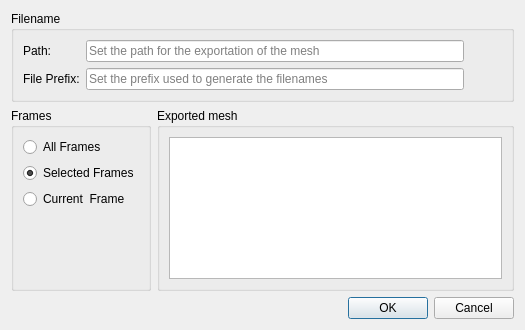
<?xml version="1.0" encoding="UTF-8"?>
<ui version="4.0">
 <class>ExportSTLDialog</class>
 <widget class="QDialog" name="ExportSTLDialog">
  <property name="geometry">
   <rect>
    <x>0</x>
    <y>0</y>
    <width>525</width>
    <height>330</height>
   </rect>
  </property>
  <property name="windowTitle">
   <string>STL Export</string>
  </property>
  <layout class="QGridLayout" name="gridLayout_3">
   <item row="0" column="0" colspan="2">
    <widget class="QGroupBox" name="groupBox">
     <property name="title">
      <string>Filename</string>
     </property>
     <layout class="QGridLayout" name="gridLayout_2">
      <item row="0" column="0">
       <widget class="QLabel" name="label_3">
        <property name="text">
         <string>Path:</string>
        </property>
       </widget>
      </item>
      <item row="0" column="1">
       <widget class="QLineEdit" name="pathLineEdit">
        <property name="placeholderText">
         <string>Set the path for the exportation of the mesh</string>
        </property>
       </widget>
      </item>
      <item row="0" column="2">
       <widget class="QPushButton" name="pathButton">
        <property name="sizePolicy">
         <sizepolicy hsizetype="Minimum" vsizetype="Preferred">
          <horstretch>0</horstretch>
          <verstretch>0</verstretch>
         </sizepolicy>
        </property>
        <property name="styleSheet">
         <string notr="true">QPushButton:flat {
	border:none;
}

QPushButton::pressed {
	padding-top: 2px;
    padding-left: 0px;
}</string>
        </property>
        <property name="text">
         <string/>
        </property>
        <property name="icon">
         <iconset resource="images.qrc">
          <normaloff>:/Resources/Images/folder.png</normaloff>:/Resources/Images/folder.png</iconset>
        </property>
        <property name="flat">
         <bool>true</bool>
        </property>
       </widget>
      </item>
      <item row="1" column="0">
       <widget class="QLabel" name="label_4">
        <property name="text">
         <string>File Prefix:</string>
        </property>
       </widget>
      </item>
      <item row="1" column="1">
       <widget class="QLineEdit" name="filePrefixLineEdit">
        <property name="placeholderText">
         <string>Set the prefix used to generate the filenames</string>
        </property>
       </widget>
      </item>
      <item row="2" column="0">
       <spacer name="verticalSpacer">
        <property name="orientation">
         <enum>Qt::Vertical</enum>
        </property>
        <property name="sizeHint" stdset="0">
         <size>
          <width>20</width>
          <height>0</height>
         </size>
        </property>
       </spacer>
      </item>
     </layout>
    </widget>
   </item>
   <item row="1" column="0" rowspan="2">
    <widget class="QGroupBox" name="groupBox_4">
     <property name="title">
      <string>Frames</string>
     </property>
     <layout class="QVBoxLayout" name="verticalLayout">
      <item>
       <widget class="QRadioButton" name="allFramesRadioButton">
        <property name="text">
         <string>All Frames</string>
        </property>
       </widget>
      </item>
      <item>
       <widget class="QRadioButton" name="selectedFramesRadioButton">
        <property name="text">
         <string>Selected Frames</string>
        </property>
        <property name="checked">
         <bool>true</bool>
        </property>
       </widget>
      </item>
      <item>
       <widget class="QRadioButton" name="currentFrameRadioButton">
        <property name="text">
         <string>Current  Frame</string>
        </property>
       </widget>
      </item>
      <item>
       <spacer name="verticalSpacer_2">
        <property name="orientation">
         <enum>Qt::Vertical</enum>
        </property>
        <property name="sizeHint" stdset="0">
         <size>
          <width>20</width>
          <height>40</height>
         </size>
        </property>
       </spacer>
      </item>
     </layout>
    </widget>
   </item>
   <item row="1" column="1" rowspan="2">
    <widget class="QGroupBox" name="groupBox_2">
     <property name="title">
      <string>Exported mesh</string>
     </property>
     <layout class="QGridLayout" name="gridLayout" columnstretch="0">
      <item row="0" column="0">
       <widget class="QListWidget" name="segmentListWidget">
        <property name="alternatingRowColors">
         <bool>true</bool>
        </property>
       </widget>
      </item>
     </layout>
    </widget>
   </item>
   <item row="3" column="0" colspan="2">
    <widget class="QDialogButtonBox" name="buttonBox">
     <property name="orientation">
      <enum>Qt::Horizontal</enum>
     </property>
     <property name="standardButtons">
      <set>QDialogButtonBox::Cancel|QDialogButtonBox::Ok</set>
     </property>
    </widget>
   </item>
  </layout>
 </widget>
 <resources>
  <include location="images.qrc"/>
 </resources>
 <connections>
  <connection>
   <sender>buttonBox</sender>
   <signal>accepted()</signal>
   <receiver>ExportSTLDialog</receiver>
   <slot>accept()</slot>
   <hints>
    <hint type="sourcelabel">
     <x>248</x>
     <y>254</y>
    </hint>
    <hint type="destinationlabel">
     <x>157</x>
     <y>274</y>
    </hint>
   </hints>
  </connection>
  <connection>
   <sender>buttonBox</sender>
   <signal>rejected()</signal>
   <receiver>ExportSTLDialog</receiver>
   <slot>reject()</slot>
   <hints>
    <hint type="sourcelabel">
     <x>316</x>
     <y>260</y>
    </hint>
    <hint type="destinationlabel">
     <x>286</x>
     <y>274</y>
    </hint>
   </hints>
  </connection>
 </connections>
</ui>
